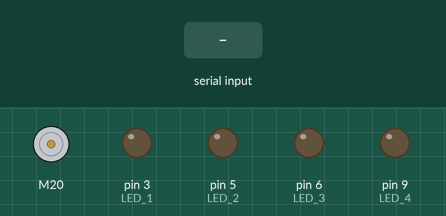
This sketch was run on a simulated Arduino Nano, built with avr-gcc and run on an emulated ATmega328P. Shown: DC motor (green arrow = forward, orange = backward, longer = faster), output pins drawn as LEDs (lit = HIGH). The inputs (shaded band) are chosen by the test bench.

Above: at 1.2 s.
1.3 s: byte 30 received over Serial
At 2.1 s:
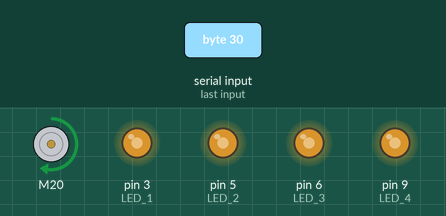
2.8 s: byte 90 received over Serial
At 3.2 s:
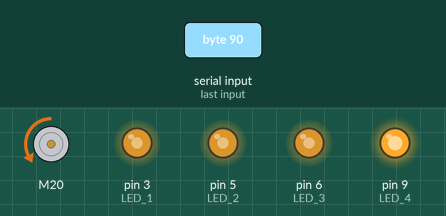
4.3 s: byte 120 received over Serial
At 5.5 s:
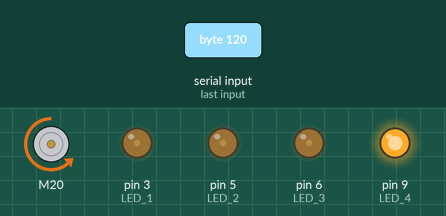
Timing chart, 0 to 7.3 s (numbered marks = the images above; inputs shaded):
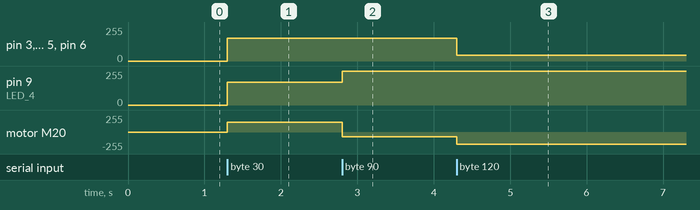

Measured:
- after the input at 1.3 s, pin 3 (LED_1), pin 5 (LED_2), pin 6 (LED_3), pin 9 (LED_4): 0/255 → 170/255 at once; motor M20: stopped → forward 146/255 at once
- after the input at 2.8 s, pin 3 (LED_1), pin 5 (LED_2), pin 6 (LED_3): 170/255 → 171/255 at once; pin 9 (LED_4): 170/255 → 255/255 at once; motor M20: forward 146/255 → backward 72/255 at once
- after the input at 4.3 s, pin 3 (LED_1), pin 5 (LED_2), pin 6 (LED_3): 171/255 → 44/255 at once; motor M20: backward 72/255 → backward 182/255 at once

The sketch:

DCmotor.ino
```cpp
#include "PCA9685.h"
#include <SparkFun_TB6612.h>
#include <Wire.h>

// #define PWMA A4
#define PWMA 10
#define AIN2 A5
#define AIN1 A6
#define STBY A7

#define LED_1 3
#define LED_2 5
#define LED_3 6
#define LED_4 9

Motor DCmotor = Motor(AIN1, AIN2, PWMA, 1, STBY);
int currCase = 0;
int value = 0;

void setup() {
    Serial.begin(9600);

    pinMode(LED_1, OUTPUT);
    pinMode(LED_2, OUTPUT);
    pinMode(LED_3, OUTPUT);
    pinMode(LED_4, OUTPUT);
}

void loop() {
  if (Serial.available()) {

    value = Serial.read(); // 0-100

    controlMotor();
    controlLED();
  }
}

void controlMotor(){
  int speed = map(value, 0, 70, 255, 0);
  DCmotor.drive(speed);
}

void controlLED(){
  int brightness = map(value, 10, 70, 255, 0);
  analogWrite(LED_1, brightness);
  analogWrite(LED_2, brightness);
  analogWrite(LED_3, brightness);
  analogWrite(LED_4, brightness);
}
```
